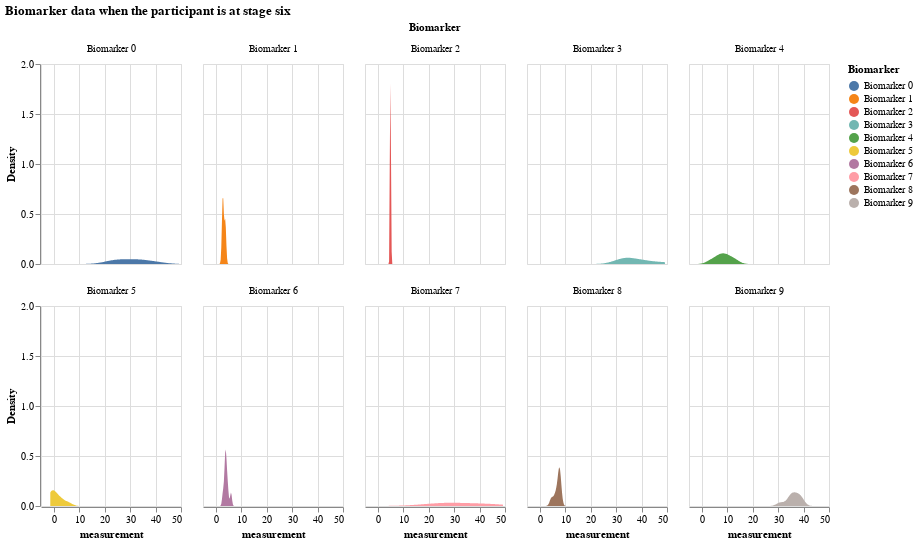

Notebook code for this chart:
### Markdown cell above
### Distribution of all biomarker values when the participant is at a certain disease stage

### Code cell
# biomarker data when the participant is at stage 6
df_kj_6 = df_expanded[df_expanded.k_j == 6]
df_kj_6

alt.Chart(df_kj_6).transform_density(
    'measurement',
    as_=['measurement', 'Density'],
    groupby=['Biomarker']
).mark_area().encode(
    x="measurement:Q",
    y="Density:Q",
    facet = alt.Facet(
        "Biomarker:N",
        columns = 5
    ),
    color=alt.Color(
        'Biomarker:N'
    )
).properties(
    width= 140,
    height = 200,
).properties(
    title='Biomarker data when the participant is at stage six'
)

### Figure 1 — Vega-Lite specification as saved in the notebook (floating-point values rounded to 4 significant figures)
{"config": {"view": {"continuousWidth": 300, "continuousHeight": 300}}, "data": {"name": "data-93d0e6d10d0bd82c53867c293e45b35f"}, "mark": {"type": "area"}, "encoding": {"color": {"field": "Biomarker", "type": "nominal"}, "facet": {"columns": 5, "field": "Biomarker", "type": "nominal"}, "x": {"field": "measurement", "type": "quantitative"}, "y": {"field": "Density", "type": "quantitative"}}, "height": 200, "title": "Biomarker data when the participant is at stage six", "transform": [{"density": "measurement", "groupby": ["Biomarker"], "as": ["measurement", "Density"]}], "width": 140, "$schema": "https://vega.github.io/schema/vega-lite/v5.16.3.json", "datasets": {"data-93d0e6d10d0bd82c53867c293e45b35f": [{"Biomarker": "Biomarker 0", "participant": 0, "measurement": 24.71, "k_j": 6, "S_n": 7, "affected_or_not": "not_affected"}, {"Biomarker": "Biomarker 0", "participant": 10, "measurement": 40.56, "k_j": 6, "S_n": 7, "affected_or_not": "not_affected"}, {"Biomarker": "Biomarker 0", "participant": 15, "measurement": 36.55, "k_j": 6, "S_n": 7, "affected_or_not": "not_affected"}, {"Biomarker": "Biomarker 0", "participant": 39, "measurement": 23.16, "k_j": 6, "S_n": 7, "affected_or_not": "not_affected"}, {"Biomarker": "Biomarker 0", "participant": 47, "measurement": 31.26, "k_j": 6, "S_n": 7, "affected_or_not": "not_affected"}, {"Biomarker": "Biomarker 0", "participant": 51, "measurement": 24.44, "k_j": 6, "S_n": 7, "affected_or_not": "not_affected"}, {"Biomarker": "Biomarker 0", "participant": 96, "measurement": 33.9, "k_j": 6, "S_n": 7, "affected_or_not": "not_affected"}, {"Biomarker": "Biomarker 0", "participant": 99, "measurement": 30.35, "k_j": 6, "S_n": 7, "affected_or_not": "not_affected"}, {"Biomarker": "Biomarker 1", "participant": 0, "measurement": 2.733, "k_j": 6, "S_n": 5, "affected_or_not": "affected"}, {"Biomarker": "Biomarker 1", "participant": 10, "measurement": 3.767, "k_j": 6, "S_n": 5, "affected_or_not": "affected"}, {"Biomarker": "Biomarker 1", "participant": 15, "measurement": 2.909, "k_j": 6, "S_n": 5, "affected_or_not": "affected"}, {"Biomarker": "Biomarker 1", "participant": 39, "measurement": 3.776, "k_j": 6, "S_n": 5, "affected_or_not": "affected"}, {"Biomarker": "Biomarker 1", "participant": 47, "measurement": 3.731, "k_j": 6, "S_n": 5, "affected_or_not": "affected"}, {"Biomarker": "Biomarker 1", "participant": 51, "measurement": 2.943, "k_j": 6, "S_n": 5, "affected_or_not": "affected"}, {"Biomarker": "Biomarker 1", "participant": 96, "measurement": 2.684, "k_j": 6, "S_n": 5, "affected_or_not": "affected"}, {"Biomarker": "Biomarker 1", "participant": 99, "measurement": 2.742, "k_j": 6, "S_n": 5, "affected_or_not": "affected"}, {"Biomarker": "Biomarker 2", "participant": 0, "measurement": 4.768, "k_j": 6, "S_n": 3, "affected_or_not": "affected"}, {"Biomarker": "Biomarker 2", "participant": 10, "measurement": 4.976, "k_j": 6, "S_n": 3, "affected_or_not": "affected"}, {"Biomarker": "Biomarker 2", "participant": 15, "measurement": 5.042, "k_j": 6, "S_n": 3, "affected_or_not": "affected"}, {"Biomarker": "Biomarker 2", "participant": 39, "measurement": 5.262, "k_j": 6, "S_n": 3, "affected_or_not": "affected"}, {"Biomarker": "Biomarker 2", "participant": 47, "measurement": 5.207, "k_j": 6, "S_n": 3, "affected_or_not": "affected"}, {"Biomarker": "Biomarker 2", "participant": 51, "measurement": 4.863, "k_j": 6, "S_n": 3, "affected_or_not": "affected"}, {"Biomarker": "Biomarker 2", "participant": 96, "measurement": 4.812, "k_j": 6, "S_n": 3, "affected_or_not": "affected"}, {"Biomarker": "Biomarker 2", "participant": 99, "measurement": 4.975, "k_j": 6, "S_n": 3, "affected_or_not": "affected"}, {"Biomarker": "Biomarker 3", "participant": 0, "measurement": 34.33, "k_j": 6, "S_n": 9, "affected_or_not": "not_affected"}, {"Biomarker": "Biomarker 3", "participant": 10, "measurement": 31.66, "k_j": 6, "S_n": 9, "affected_or_not": "not_affected"}, {"Biomarker": "Biomarker 3", "participant": 15, "measurement": 37.35, "k_j": 6, "S_n": 9, "affected_or_not": "not_affected"}, {"Biomarker": "Biomarker 3", "participant": 39, "measurement": 31.91, "k_j": 6, "S_n": 9, "affected_or_not": "not_affected"}, {"Biomarker": "Biomarker 3", "participant": 47, "measurement": 43.18, "k_j": 6, "S_n": 9, "affected_or_not": "not_affected"}, {"Biomarker": "Biomarker 3", "participant": 51, "measurement": 49.2, "k_j": 6, "S_n": 9, "affected_or_not": "not_affected"}, {"Biomarker": "Biomarker 3", "participant": 96, "measurement": 40.17, "k_j": 6, "S_n": 9, "affected_or_not": "not_affected"}, {"Biomarker": "Biomarker 3", "participant": 99, "measurement": 34.56, "k_j": 6, "S_n": 9, "affected_or_not": "not_affected"}, {"Biomarker": "Biomarker 4", "participant": 0, "measurement": 13.47, "k_j": 6, "S_n": 1, "affected_or_not": "affected"}, {"Biomarker": "Biomarker 4", "participant": 10, "measurement": 5.728, "k_j": 6, "S_n": 1, "affected_or_not": "affected"}, {"Biomarker": "Biomarker 4", "participant": 15, "measurement": 9.509, "k_j": 6, "S_n": 1, "affected_or_not": "affected"}, {"Biomarker": "Biomarker 4", "participant": 39, "measurement": 6.869, "k_j": 6, "S_n": 1, "affected_or_not": "affected"}, {"Biomarker": "Biomarker 4", "participant": 47, "measurement": 7.776, "k_j": 6, "S_n": 1, "affected_or_not": "affected"}, {"Biomarker": "Biomarker 4", "participant": 51, "measurement": 9.561, "k_j": 6, "S_n": 1, "affected_or_not": "affected"}, {"Biomarker": "Biomarker 4", "participant": 96, "measurement": 11.61, "k_j": 6, "S_n": 1, "affected_or_not": "affected"}, {"Biomarker": "Biomarker 4", "participant": 99, "measurement": 3.248, "k_j": 6, "S_n": 1, "affected_or_not": "affected"}, {"Biomarker": "Biomarker 5", "participant": 0, "measurement": -0.1386, "k_j": 6, "S_n": 2, "affected_or_not": "affected"}, {"Biomarker": "Biomarker 5", "participant": 10, "measurement": 0.2906, "k_j": 6, "S_n": 2, "affected_or_not": "affected"}, {"Biomarker": "Biomarker 5", "participant": 15, "measurement": 2.335, "k_j": 6, "S_n": 2, "affected_or_not": "affected"}, {"Biomarker": "Biomarker 5", "participant": 39, "measurement": -1.347, "k_j": 6, "S_n": 2, "affected_or_not": "affected"}, {"Biomarker": "Biomarker 5", "participant": 47, "measurement": 5.765, "k_j": 6, "S_n": 2, "affected_or_not": "affected"}, {"Biomarker": "Biomarker 5", "participant": 51, "measurement": -1.276, "k_j": 6, "S_n": 2, "affected_or_not": "affected"}, {"Biomarker": "Biomarker 5", "participant": 96, "measurement": -0.1871, "k_j": 6, "S_n": 2, "affected_or_not": "affected"}, {"Biomarker": "Biomarker 5", "participant": 99, "measurement": 2.904, "k_j": 6, "S_n": 2, "affected_or_not": "affected"}, {"Biomarker": "Biomarker 6", "participant": 0, "measurement": 3.758, "k_j": 6, "S_n": 6, "affected_or_not": "affected"}, {"Biomarker": "Biomarker 6", "participant": 10, "measurement": 5.996, "k_j": 6, "S_n": 6, "affected_or_not": "affected"}, {"Biomarker": "Biomarker 6", "participant": 15, "measurement": 4.765, "k_j": 6, "S_n": 6, "affected_or_not": "affected"}, {"Biomarker": "Biomarker 6", "participant": 39, "measurement": 3.811, "k_j": 6, "S_n": 6, "affected_or_not": "affected"}, {"Biomarker": "Biomarker 6", "participant": 47, "measurement": 4.04, "k_j": 6, "S_n": 6, "affected_or_not": "affected"}, {"Biomarker": "Biomarker 6", "participant": 51, "measurement": 3.669, "k_j": 6, "S_n": 6, "affected_or_not": "affected"}, {"Biomarker": "Biomarker 6", "participant": 96, "measurement": 4.339, "k_j": 6, "S_n": 6, "affected_or_not": "affected"}, {"Biomarker": "Biomarker 6", "participant": 99, "measurement": 2.885, "k_j": 6, "S_n": 6, "affected_or_not": "affected"}, {"Biomarker": "Biomarker 7", "participant": 0, "measurement": 25.17, "k_j": 6, "S_n": 10, "affected_or_not": "not_affected"}, {"Biomarker": "Biomarker 7", "participant": 10, "measurement": 29.03, "k_j": 6, "S_n": 10, "affected_or_not": "not_affected"}, {"Biomarker": "Biomarker 7", "participant": 15, "measurement": 17.63, "k_j": 6, "S_n": 10, "affected_or_not": "not_affected"}, {"Biomarker": "Biomarker 7", "participant": 39, "measurement": 25.62, "k_j": 6, "S_n": 10, "affected_or_not": "not_affected"}, {"Biomarker": "Biomarker 7", "participant": 47, "measurement": 32.12, "k_j": 6, "S_n": 10, "affected_or_not": "not_affected"}, {"Biomarker": "Biomarker 7", "participant": 51, "measurement": 47.49, "k_j": 6, "S_n": 10, "affected_or_not": "not_affected"}, {"Biomarker": "Biomarker 7", "participant": 96, "measurement": 40.69, "k_j": 6, "S_n": 10, "affected_or_not": "not_affected"}, {"Biomarker": "Biomarker 7", "participant": 99, "measurement": 39.8, "k_j": 6, "S_n": 10, "affected_or_not": "not_affected"}, {"Biomarker": "Biomarker 8", "participant": 0, "measurement": 7.549, "k_j": 6, "S_n": 4, "affected_or_not": "affected"}, {"Biomarker": "Biomarker 8", "participant": 10, "measurement": 7.787, "k_j": 6, "S_n": 4, "affected_or_not": "affected"}, {"Biomarker": "Biomarker 8", "participant": 15, "measurement": 8.03, "k_j": 6, "S_n": 4, "affected_or_not": "affected"}, {"Biomarker": "Biomarker 8", "participant": 39, "measurement": 4.554, "k_j": 6, "S_n": 4, "affected_or_not": "affected"}, {"Biomarker": "Biomarker 8", "participant": 47, "measurement": 5.913, "k_j": 6, "S_n": 4, "affected_or_not": "affected"}, {"Biomarker": "Biomarker 8", "participant": 51, "measurement": 7.867, "k_j": 6, "S_n": 4, "affected_or_not": "affected"}, {"Biomarker": "Biomarker 8", "participant": 96, "measurement": 6.733, "k_j": 6, "S_n": 4, "affected_or_not": "affected"}, {"Biomarker": "Biomarker 8", "participant": 99, "measurement": 7.742, "k_j": 6, "S_n": 4, "affected_or_not": "affected"}, {"Biomarker": "Biomarker 9", "participant": 0, "measurement": 35.52, "k_j": 6, "S_n": 8, "affected_or_not": "not_affected"}, {"Biomarker": "Biomarker 9", "participant": 10, "measurement": 37.5, "k_j": 6, "S_n": 8, "affected_or_not": "not_affected"}, {"Biomarker": "Biomarker 9", "participant": 15, "measurement": 35.28, "k_j": 6, "S_n": 8, "affected_or_not": "not_affected"}, {"Biomarker": "Biomarker 9", "participant": 39, "measurement": 34.23, "k_j": 6, "S_n": 8, "affected_or_not": "not_affected"}, {"Biomarker": "Biomarker 9", "participant": 47, "measurement": 39.14, "k_j": 6, "S_n": 8, "affected_or_not": "not_affected"}, {"Biomarker": "Biomarker 9", "participant": 51, "measurement": 30.86, "k_j": 6, "S_n": 8, "affected_or_not": "not_affected"}, {"Biomarker": "Biomarker 9", "participant": 96, "measurement": 36.82, "k_j": 6, "S_n": 8, "affected_or_not": "not_affected"}, {"Biomarker": "Biomarker 9", "participant": 99, "measurement": 38.94, "k_j": 6, "S_n": 8, "affected_or_not": "not_affected"}]}}
